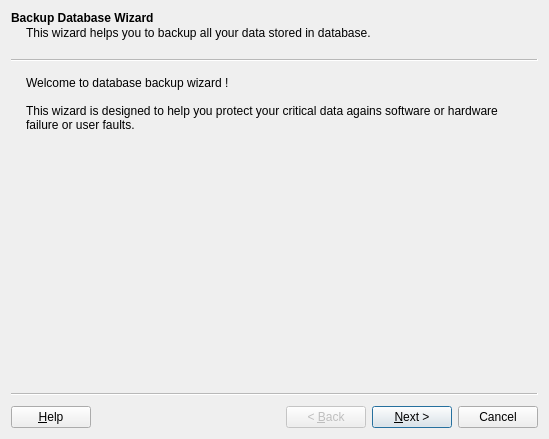
<?xml version="1.0" encoding="UTF-8"?>
<ui version="4.0">
 <class>WizardBackupDatabase</class>
 <widget class="QWizard" name="WizardBackupDatabase">
  <property name="geometry">
   <rect>
    <x>0</x>
    <y>0</y>
    <width>549</width>
    <height>439</height>
   </rect>
  </property>
  <property name="windowTitle">
   <string>Backup Database Wizard</string>
  </property>
  <property name="options">
   <set>QWizard::DisabledBackButtonOnLastPage|QWizard::HaveHelpButton|QWizard::IndependentPages</set>
  </property>
  <widget class="QWizardPage" name="wizardPageIntro">
   <property name="title">
    <string>Backup Database Wizard</string>
   </property>
   <property name="subTitle">
    <string>This wizard helps you to backup all your data stored in database.</string>
   </property>
   <layout class="QVBoxLayout" name="verticalLayout">
    <item>
     <widget class="QLabel" name="label">
      <property name="text">
       <string>Welcome to database backup wizard !

This wizard is designed to help you protect your critical data agains software or hardware failure or user faults.</string>
      </property>
      <property name="alignment">
       <set>Qt::AlignLeading|Qt::AlignLeft|Qt::AlignTop</set>
      </property>
      <property name="wordWrap">
       <bool>true</bool>
      </property>
     </widget>
    </item>
   </layout>
  </widget>
  <widget class="QWizardPage" name="wizardPageSelectData">
   <property name="title">
    <string>Select Data Source</string>
   </property>
   <property name="subTitle">
    <string>Please select which data source you want to backup.</string>
   </property>
   <layout class="QVBoxLayout" name="verticalLayout_2">
    <item>
     <layout class="QGridLayout" name="gridLayout_2">
      <item row="0" column="0">
       <widget class="QLabel" name="label_2">
        <property name="text">
         <string>Settings:</string>
        </property>
       </widget>
      </item>
      <item row="0" column="1">
       <widget class="QRadioButton" name="radioButton">
        <property name="text">
         <string>Application defaluts</string>
        </property>
       </widget>
      </item>
      <item row="0" column="2">
       <widget class="QRadioButton" name="radioButton_2">
        <property name="text">
         <string>Manual</string>
        </property>
       </widget>
      </item>
      <item row="0" column="3">
       <spacer name="horizontalSpacer_2">
        <property name="orientation">
         <enum>Qt::Horizontal</enum>
        </property>
        <property name="sizeHint" stdset="0">
         <size>
          <width>40</width>
          <height>20</height>
         </size>
        </property>
       </spacer>
      </item>
      <item row="1" column="0">
       <widget class="QLabel" name="label_3">
        <property name="text">
         <string>Database Type:</string>
        </property>
       </widget>
      </item>
      <item row="1" column="1" colspan="3">
       <widget class="QComboBox" name="comboBox">
        <property name="sizePolicy">
         <sizepolicy hsizetype="Fixed" vsizetype="Fixed">
          <horstretch>0</horstretch>
          <verstretch>0</verstretch>
         </sizepolicy>
        </property>
       </widget>
      </item>
     </layout>
    </item>
    <item>
     <widget class="QStackedWidget" name="stackedWidgetDatabases">
      <property name="currentIndex">
       <number>0</number>
      </property>
      <widget class="QWidget" name="page">
       <layout class="QGridLayout" name="gridLayout">
        <item row="5" column="1">
         <widget class="QPushButton" name="pushButtonTest">
          <property name="text">
           <string>Test</string>
          </property>
         </widget>
        </item>
        <item row="1" column="1">
         <widget class="QSpinBox" name="spinBox">
          <property name="minimum">
           <number>1</number>
          </property>
          <property name="maximum">
           <number>999999</number>
          </property>
         </widget>
        </item>
        <item row="0" column="2">
         <widget class="QCheckBox" name="checkBoxLocal">
          <property name="text">
           <string>Local</string>
          </property>
         </widget>
        </item>
        <item row="1" column="2">
         <widget class="QCheckBox" name="checkBoxDefaultPort">
          <property name="text">
           <string>Default</string>
          </property>
         </widget>
        </item>
        <item row="0" column="3">
         <spacer name="horizontalSpacer">
          <property name="orientation">
           <enum>Qt::Horizontal</enum>
          </property>
          <property name="sizeHint" stdset="0">
           <size>
            <width>40</width>
            <height>20</height>
           </size>
          </property>
         </spacer>
        </item>
        <item row="0" column="1">
         <widget class="QLineEdit" name="lineEditHost"/>
        </item>
        <item row="1" column="0">
         <widget class="QLabel" name="labelPort">
          <property name="text">
           <string>Port:</string>
          </property>
          <property name="alignment">
           <set>Qt::AlignRight|Qt::AlignTrailing|Qt::AlignVCenter</set>
          </property>
          <property name="buddy">
           <cstring>spinBox</cstring>
          </property>
         </widget>
        </item>
        <item row="4" column="1">
         <widget class="QLineEdit" name="lineEditPassword">
          <property name="echoMode">
           <enum>QLineEdit::Password</enum>
          </property>
         </widget>
        </item>
        <item row="2" column="0">
         <widget class="QLabel" name="labelDatabase">
          <property name="text">
           <string>Database:</string>
          </property>
          <property name="alignment">
           <set>Qt::AlignRight|Qt::AlignTrailing|Qt::AlignVCenter</set>
          </property>
          <property name="buddy">
           <cstring>lineEditDatabase</cstring>
          </property>
         </widget>
        </item>
        <item row="4" column="0">
         <widget class="QLabel" name="labelPassword">
          <property name="text">
           <string>Password:</string>
          </property>
          <property name="alignment">
           <set>Qt::AlignRight|Qt::AlignTrailing|Qt::AlignVCenter</set>
          </property>
          <property name="buddy">
           <cstring>lineEditPassword</cstring>
          </property>
         </widget>
        </item>
        <item row="3" column="1">
         <widget class="QLineEdit" name="lineEditUser"/>
        </item>
        <item row="2" column="1">
         <widget class="QLineEdit" name="lineEditDatabase"/>
        </item>
        <item row="0" column="0">
         <widget class="QLabel" name="labelHost">
          <property name="text">
           <string>Host:</string>
          </property>
          <property name="alignment">
           <set>Qt::AlignRight|Qt::AlignTrailing|Qt::AlignVCenter</set>
          </property>
          <property name="buddy">
           <cstring>lineEditHost</cstring>
          </property>
         </widget>
        </item>
        <item row="3" column="0">
         <widget class="QLabel" name="labelUserName">
          <property name="text">
           <string>User:</string>
          </property>
          <property name="alignment">
           <set>Qt::AlignRight|Qt::AlignTrailing|Qt::AlignVCenter</set>
          </property>
          <property name="buddy">
           <cstring>lineEditUser</cstring>
          </property>
         </widget>
        </item>
        <item row="6" column="1">
         <widget class="QCheckBox" name="checkBoxRemember">
          <property name="text">
           <string>Remember</string>
          </property>
         </widget>
        </item>
        <item row="7" column="1">
         <spacer name="verticalSpacer">
          <property name="orientation">
           <enum>Qt::Vertical</enum>
          </property>
          <property name="sizeHint" stdset="0">
           <size>
            <width>20</width>
            <height>40</height>
           </size>
          </property>
         </spacer>
        </item>
       </layout>
      </widget>
      <widget class="QWidget" name="page_2">
       <widget class="QLabel" name="labelDatabaseLocation">
        <property name="geometry">
         <rect>
          <x>26</x>
          <y>23</y>
          <width>66</width>
          <height>16</height>
         </rect>
        </property>
        <property name="text">
         <string>&amp;Database:</string>
        </property>
        <property name="buddy">
         <cstring>lineEditDatabaseLocation</cstring>
        </property>
       </widget>
       <widget class="QLineEdit" name="lineEditDatabaseLocation">
        <property name="geometry">
         <rect>
          <x>99</x>
          <y>18</y>
          <width>113</width>
          <height>23</height>
         </rect>
        </property>
       </widget>
       <widget class="QToolButton" name="toolButtonSelectDBFile">
        <property name="geometry">
         <rect>
          <x>215</x>
          <y>17</y>
          <width>25</width>
          <height>24</height>
         </rect>
        </property>
        <property name="text">
         <string>...</string>
        </property>
       </widget>
      </widget>
     </widget>
    </item>
   </layout>
  </widget>
  <widget class="QWizardPage" name="wizardPageBackupSettings">
   <property name="title">
    <string>Backup Settings</string>
   </property>
   <property name="subTitle">
    <string>Please specify details of backup operation</string>
   </property>
   <layout class="QVBoxLayout" name="verticalLayout_3">
    <item>
     <widget class="QLabel" name="labelBackupTypeInfo">
      <property name="text">
       <string/>
      </property>
     </widget>
    </item>
    <item>
     <layout class="QFormLayout" name="formLayout">
      <item row="0" column="0">
       <widget class="QLabel" name="labelBakupType">
        <property name="text">
         <string>Bakup &amp;Type:</string>
        </property>
        <property name="buddy">
         <cstring>comboBox_2</cstring>
        </property>
       </widget>
      </item>
      <item row="0" column="1">
       <widget class="QComboBox" name="comboBox_2"/>
      </item>
      <item row="1" column="0">
       <widget class="QLabel" name="labelBakupType_2">
        <property name="text">
         <string>&amp;Backup file:</string>
        </property>
        <property name="buddy">
         <cstring>lineEditPath</cstring>
        </property>
       </widget>
      </item>
      <item row="1" column="1">
       <layout class="QHBoxLayout" name="horizontalLayout">
        <item>
         <widget class="QLineEdit" name="lineEditPath"/>
        </item>
        <item>
         <widget class="QToolButton" name="toolButton">
          <property name="text">
           <string>...</string>
          </property>
         </widget>
        </item>
       </layout>
      </item>
     </layout>
    </item>
   </layout>
  </widget>
  <widget class="QWizardPage" name="wizardPageVerifyInfo">
   <property name="title">
    <string>Verify Backup Information</string>
   </property>
   <property name="subTitle">
    <string>Please verity operation</string>
   </property>
   <layout class="QFormLayout" name="formLayout_2">
    <item row="0" column="0">
     <widget class="QLabel" name="labelHost_2">
      <property name="text">
       <string>Host:</string>
      </property>
      <property name="alignment">
       <set>Qt::AlignRight|Qt::AlignTrailing|Qt::AlignVCenter</set>
      </property>
      <property name="buddy">
       <cstring>lineEditHost</cstring>
      </property>
     </widget>
    </item>
    <item row="0" column="1">
     <widget class="QLabel" name="labelShowHost">
      <property name="text">
       <string/>
      </property>
      <property name="alignment">
       <set>Qt::AlignRight|Qt::AlignTrailing|Qt::AlignVCenter</set>
      </property>
      <property name="buddy">
       <cstring>lineEditHost</cstring>
      </property>
     </widget>
    </item>
    <item row="1" column="0">
     <widget class="QLabel" name="labelPort_2">
      <property name="text">
       <string>Port:</string>
      </property>
      <property name="alignment">
       <set>Qt::AlignRight|Qt::AlignTrailing|Qt::AlignVCenter</set>
      </property>
      <property name="buddy">
       <cstring>spinBox</cstring>
      </property>
     </widget>
    </item>
    <item row="1" column="1">
     <widget class="QLabel" name="labelShowPort">
      <property name="text">
       <string/>
      </property>
      <property name="alignment">
       <set>Qt::AlignRight|Qt::AlignTrailing|Qt::AlignVCenter</set>
      </property>
      <property name="buddy">
       <cstring>spinBox</cstring>
      </property>
     </widget>
    </item>
    <item row="2" column="0">
     <widget class="QLabel" name="labelDatabase_2">
      <property name="text">
       <string>Database:</string>
      </property>
      <property name="alignment">
       <set>Qt::AlignRight|Qt::AlignTrailing|Qt::AlignVCenter</set>
      </property>
      <property name="buddy">
       <cstring>lineEditDatabase</cstring>
      </property>
     </widget>
    </item>
    <item row="2" column="1">
     <widget class="QLabel" name="labelShowDatabase">
      <property name="text">
       <string/>
      </property>
      <property name="alignment">
       <set>Qt::AlignRight|Qt::AlignTrailing|Qt::AlignVCenter</set>
      </property>
      <property name="buddy">
       <cstring>lineEditDatabase</cstring>
      </property>
     </widget>
    </item>
    <item row="3" column="0">
     <widget class="QLabel" name="labelBakupType_4">
      <property name="text">
       <string>Bakup Type:</string>
      </property>
      <property name="buddy">
       <cstring>comboBox_2</cstring>
      </property>
     </widget>
    </item>
    <item row="3" column="1">
     <widget class="QLabel" name="labelShowBakupType">
      <property name="text">
       <string/>
      </property>
      <property name="buddy">
       <cstring>comboBox_2</cstring>
      </property>
     </widget>
    </item>
    <item row="4" column="0">
     <widget class="QLabel" name="labelBakupType_3">
      <property name="text">
       <string>Backup file:</string>
      </property>
      <property name="buddy">
       <cstring>lineEditPath</cstring>
      </property>
     </widget>
    </item>
    <item row="4" column="1">
     <widget class="QLabel" name="labelShowBakupFile">
      <property name="text">
       <string/>
      </property>
      <property name="buddy">
       <cstring>lineEditPath</cstring>
      </property>
     </widget>
    </item>
   </layout>
  </widget>
  <widget class="QWizardPage" name="wizardPageOperation">
   <layout class="QVBoxLayout" name="verticalLayout_6">
    <item>
     <widget class="QGroupBox" name="groupBox_2">
      <property name="title">
       <string>Status</string>
      </property>
      <layout class="QVBoxLayout" name="verticalLayout_5">
       <item>
        <layout class="QVBoxLayout" name="verticalLayout_4">
         <item>
          <widget class="QLabel" name="label_4">
           <property name="text">
            <string>Progress:</string>
           </property>
          </widget>
         </item>
         <item>
          <widget class="QProgressBar" name="progressBar">
           <property name="value">
            <number>24</number>
           </property>
          </widget>
         </item>
        </layout>
       </item>
       <item>
        <layout class="QFormLayout" name="formLayout_3">
         <item row="0" column="0">
          <widget class="QLabel" name="labelStartTime">
           <property name="text">
            <string>Started at:</string>
           </property>
          </widget>
         </item>
         <item row="0" column="1">
          <widget class="QLabel" name="labelShowStartTime">
           <property name="text">
            <string>&lt;START TIME&gt;</string>
           </property>
          </widget>
         </item>
         <item row="1" column="0">
          <widget class="QLabel" name="labelTimeElapsed">
           <property name="text">
            <string>Time Elapsed:</string>
           </property>
          </widget>
         </item>
         <item row="1" column="1">
          <widget class="QLabel" name="labelShowTimeElapsed">
           <property name="text">
            <string>&lt;ELAPSED TIME&gt;</string>
           </property>
          </widget>
         </item>
         <item row="2" column="0">
          <widget class="QLabel" name="label_5">
           <property name="text">
            <string>Remaining Time:</string>
           </property>
          </widget>
         </item>
         <item row="2" column="1">
          <widget class="QLabel" name="label_6">
           <property name="text">
            <string>&lt;REMAINING TIME&gt;</string>
           </property>
          </widget>
         </item>
        </layout>
       </item>
      </layout>
     </widget>
    </item>
    <item>
     <widget class="QGroupBox" name="groupBox">
      <property name="title">
       <string>Operations</string>
      </property>
      <layout class="QHBoxLayout" name="horizontalLayout_2">
       <item>
        <widget class="QPushButton" name="pushButtonPause">
         <property name="text">
          <string>&amp;Pause</string>
         </property>
        </widget>
       </item>
       <item>
        <widget class="QPushButton" name="pushButtonCancel">
         <property name="text">
          <string>&amp;Cancel</string>
         </property>
        </widget>
       </item>
       <item>
        <widget class="QPushButton" name="pushButtonGoToTray">
         <property name="text">
          <string>&amp;Go to Tray</string>
         </property>
        </widget>
       </item>
      </layout>
     </widget>
    </item>
    <item>
     <spacer name="verticalSpacer_2">
      <property name="orientation">
       <enum>Qt::Vertical</enum>
      </property>
      <property name="sizeHint" stdset="0">
       <size>
        <width>20</width>
        <height>167</height>
       </size>
      </property>
     </spacer>
    </item>
   </layout>
  </widget>
 </widget>
 <resources/>
 <connections/>
</ui>
